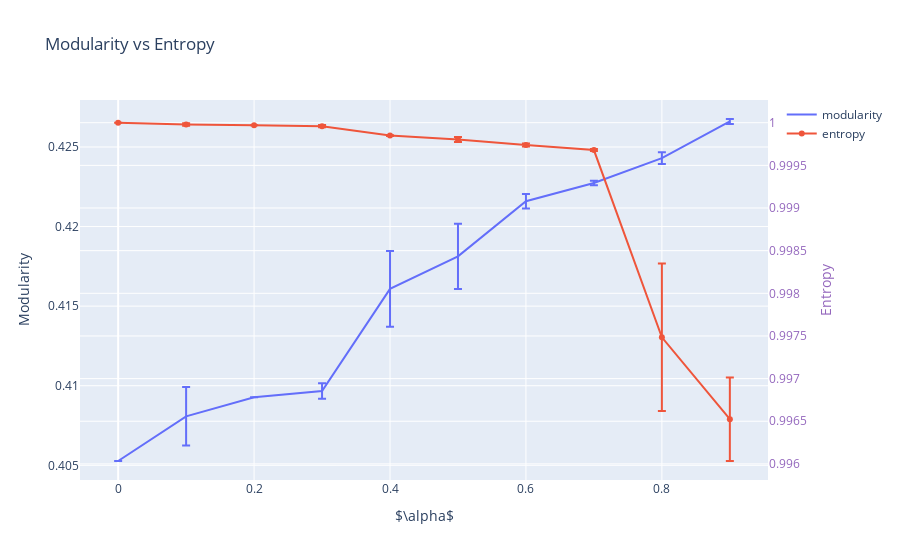

This figure's notebook cell:
### Code cell
trace0 = go.Scatter(
    x = alphas,
    y = mods_mean,
    error_y=dict(type='data', array=mods_std),
    mode = 'lines',
    name = 'modularity'
)
trace1 = go.Scatter(
    x = alphas,
    y = ents_mean,
    error_y=dict(type='data', array=ents_std),
    mode = 'lines+markers',
    name = 'entropy',
    yaxis='y2'
)

data = [trace0, trace1]

layout = go.Layout(
    title='Modularity vs Entropy',
    yaxis=dict(
        title='Modularity'
    ),
    yaxis2=dict(
        title='Entropy',
        titlefont=dict(
            color='rgb(148, 103, 189)'
        ),
        tickfont=dict(
            color='rgb(148, 103, 189)'
        ),
        overlaying='y',
        side='right'
    ),
        xaxis=dict(
        title=r'$\alpha$'
    )
)

fig = go.Figure(data=data, layout=layout)
fig.show()

### Figure 1 — Plotly figure (JSON) as saved in the notebook; plotly's stock layout.template omitted (floating-point values rounded to 4 significant figures)
{"data": [{"error_y": {"array": [5.551e-17, 0.001837, 0, 0.0004931, 0.002375, 0.002043, 0.0004548, 0.0001441, 0.0003658, 0.0001562, 0.0002313], "type": "data"}, "mode": "lines", "name": "modularity", "type": "scatter", "x": [0, 0.1, 0.2, 0.3, 0.4, 0.5, 0.6, 0.7, 0.8, 0.9], "y": [0.4053, 0.4081, 0.4093, 0.4097, 0.4161, 0.4181, 0.4216, 0.4227, 0.4243, 0.4266, 0.427]}, {"error_y": {"array": [0, 1.346e-05, 3.388e-21, 1.308e-05, 4.422e-06, 3.023e-05, 1.729e-05, 1.139e-05, 0.0008642, 0.0004901, 0.0005553], "type": "data"}, "mode": "lines+markers", "name": "entropy", "type": "scatter", "x": [0, 0.1, 0.2, 0.3, 0.4, 0.5, 0.6, 0.7, 0.8, 0.9], "y": [1.0, 1.0, 1.0, 1.0, 0.9998, 0.9998, 0.9997, 0.9997, 0.9975, 0.9965, 0.9969], "yaxis": "y2"}], "layout": {"title": {"text": "Modularity vs Entropy"}, "xaxis": {"title": {"text": "$\\alpha$"}}, "yaxis": {"title": {"text": "Modularity"}}, "yaxis2": {"overlaying": "y", "side": "right", "tickfont": {"color": "rgb(148, 103, 189)"}, "title": {"font": {"color": "rgb(148, 103, 189)"}, "text": "Entropy"}}}}
